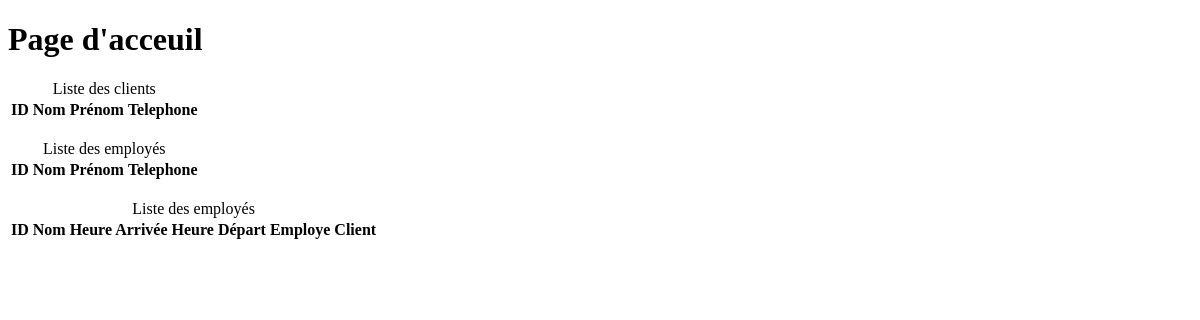
The app's page /, older data.
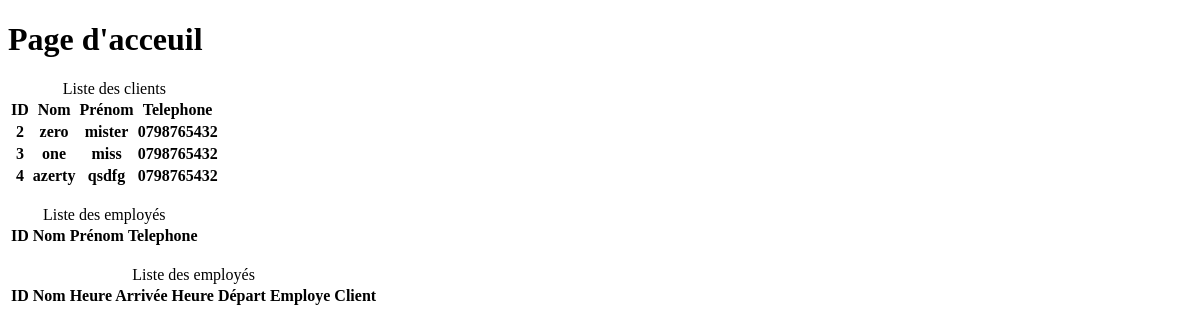
The same page, newer data.
### clients/models.py (models this page shows, shortened)
class Client(models.Model):
    prenomClient = models.CharField(max_length=200, null=True)
    nomClient = models.CharField(max_length=200, null=True)
    ageClient = models.IntegerField(null=True)
    emailClient = models.CharField(max_length=200, null=True)
    telClient = models.CharField(max_length=15, null=True)
    rueClient = models.CharField(max_length=60, null=True)
    appartementClient = models.CharField(max_length=100, null=True)
    villeClient = models.CharField(max_length=200, null=True)
    cpClient = models.CharField(max_length=8, null=True)
    qr_code = models.ImageField(upload_to='qr_codes', blank=True)

### prestations/views.py (the view)
# urls.py: 2. Add a URL to urlpatterns:  path('', views.home, name='home')
def home(request):
    client = Client.objects.all()
    employe = Employe.objects.all()
    prestation = Prestation.objects.all()
    context={'clients':client, 'employes':employe, 'prestations':prestation}
    return render(request,'acceuil.html',context)

### templates/acceuil.html (shortened to what this page needs)
<!DOCTYPE html>
<html lang="en">
<head>
</head>
<body>
<h1> Page d'acceuil</h1>
<table>
    <caption>Liste des clients</caption>
    <tr>
        <th>ID</th>
        <th>Nom</th>
        <th>Prénom</th>
        <th>Telephone</th>
    </tr>
    {% for client in clients %}
    <tr>
        <th>{{ client.id }}</th>
        <th>{{ client.prenomClient }}</th>
        <th>{{ client.nomClient }}</th>
        <th>{{ client.telClient }}</th>
    </tr>
    {% endfor %}
</table>
<br>
<table>
    <caption>Liste des employés</caption>
    <tr>
        <th>ID</th>
        <th>Nom</th>
        <th>Prénom</th>
        <th>Telephone</th>
    </tr>
</table>
<br>
<table>
    <caption>Liste des employés</caption>
    <tr>
        <th>ID</th>
        <th>Nom</th>
        <th>Heure Arrivée</th>
        <th>Heure Départ</th>
        <th>Employe</th>
        <th>Client</th>
    </tr>
</table>
</body>
</html>

Row changes from the older to the newer data that the page shows:
added Client: id "2", prenomClient "zero", nomClient "mister", telClient "0798765432"
added Client: id "3", prenomClient "one", nomClient "miss", telClient "0798765432"
added Client: id "4", prenomClient "azerty", nomClient "qsdfg", telClient "0798765432"
